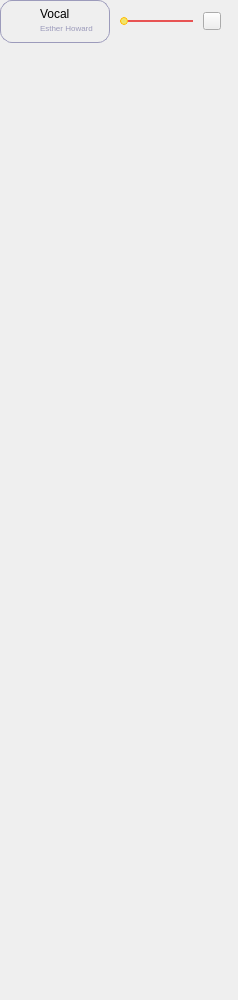
               <widget class="QWidget" name="scrollAreaWidgetContents_2">
                <property name="geometry">
                 <rect>
                  <x>0</x>
                  <y>0</y>
                  <width>238</width>
                  <height>1000</height>
                 </rect>
                </property>
                <property name="minimumSize">
                 <size>
                  <width>0</width>
                  <height>1000</height>
                 </size>
                </property>
                <property name="styleSheet">
                 <string notr="true">QFrame {
	border: 1px solid #9C9BBB;
	border-radius: 12
}

QLabel {
	border: none
}

QSlider::groove:horizontal {
    height: 2px; /* the groove expands to the size of the slider by default. by giving it a height, it has a fixed size */
    background: #E85353;
    margin: 2px 0;
}

QSlider::handle:horizontal {
    background: qradialgradient(spread:pad, cx:0.5, cy:0.5, radius:0.194, fx:0.5, fy:0.5, stop:0 rgba(232, 83, 83, 255), stop:0.479904 rgba(232, 83, 83, 255), stop:0.522685 rgba(241, 230, 106, 255), stop:1 rgba(241, 230, 106, 255));
    border: 1px solid #FFBE0F;
    width: 6px;
    margin: -3px 0; /* handle is placed by default on the contents rect of the groove. Expand outside the groove */
    border-radius: 4px;
}

#mixMix {
	border: none
}</string>
                </property>
                <widget class="QFrame" name="mixMix">
                 <property name="geometry">
                  <rect>
                   <x>0</x>
                   <y>0</y>
                   <width>252</width>
                   <height>159</height>
                  </rect>
                 </property>
                 <property name="frameShape">
                  <enum>QFrame::StyledPanel</enum>
                 </property>
                 <property name="frameShadow">
                  <enum>QFrame::Raised</enum>
                 </property>
                 <widget class="QWidget" name="layoutWidget_7">
                  <property name="geometry">
                   <rect>
                    <x>0</x>
                    <y>0</y>
                    <width>221</width>
                    <height>43</height>
                   </rect>
                  </property>
                  <layout class="QHBoxLayout" name="horizontalLayout_12">
                   <property name="spacing">
                    <number>10</number>
                   </property>
                   <item>
                    <widget class="QFrame" name="frame_51">
                     <property name="minimumSize">
                      <size>
                       <width>110</width>
                       <height>41</height>
                      </size>
                     </property>
                     <property name="styleSheet">
                      <string notr="true"/>
                     </property>
                     <property name="frameShape">
                      <enum>QFrame::StyledPanel</enum>
                     </property>
                     <property name="frameShadow">
                      <enum>QFrame::Raised</enum>
                     </property>
                     <widget class="QLabel" name="label_105">
                      <property name="geometry">
                       <rect>
                        <x>5</x>
                        <y>0</y>
                        <width>47</width>
                        <height>41</height>
                       </rect>
                      </property>
                      <property name="text">
                       <string/>
                      </property>
                      <property name="pixmap">
                       <pixmap resource="icons.qrc">:/images/images/music.png</pixmap>
                      </property>
                     </widget>
                     <widget class="QLabel" name="nameSongEleMix">
                      <property name="geometry">
                       <rect>
                        <x>40</x>
                        <y>7</y>
                        <width>47</width>
                        <height>14</height>
                       </rect>
                      </property>
                      <property name="text">
                       <string>Vocal</string>
                      </property>
                     </widget>
                     <widget class="QLabel" name="authorSongEleMix">
                      <property name="geometry">
                       <rect>
                        <x>40</x>
                        <y>20</y>
                        <width>71</width>
                        <height>16</height>
                       </rect>
                      </property>
                      <property name="font">
                       <font>
                        <pointsize>6</pointsize>
                       </font>
                      </property>
                      <property name="styleSheet">
                       <string notr="true">color: #9c9bbb</string>
                      </property>
                      <property name="text">
                       <string>Esther Howard</string>
                      </property>
                     </widget>
                    </widget>
                   </item>
                   <item>
                    <widget class="QSlider" name="sliderEleMix">
                     <property name="enabled">
                      <bool>true</bool>
                     </property>
                     <property name="minimumSize">
                      <size>
                       <width>0</width>
                       <height>0</height>
                      </size>
                     </property>
                     <property name="maximumSize">
                      <size>
                       <width>16777215</width>
                       <height>16777215</height>
                      </size>
                     </property>
                     <property name="tracking">
                      <bool>true</bool>
                     </property>
                     <property name="orientation">
                      <enum>Qt::Horizontal</enum>
                     </property>
                    </widget>
                   </item>
                   <item>
                    <widget class="QPushButton" name="removeEleBtn">
                     <property name="minimumSize">
                      <size>
                       <width>18</width>
                       <height>18</height>
                      </size>
                     </property>
                     <property name="maximumSize">
                      <size>
                       <width>18</width>
                       <height>18</height>
                      </size>
                     </property>
                     <property name="styleSheet">
                      <string notr="true"/>
                     </property>
                     <property name="text">
                      <string/>
                     </property>
                     <property name="icon">
                      <iconset resource="icons.qrc">
                       <normaloff>:/icons/icons/minus.svg</normaloff>:/icons/icons/minus.svg</iconset>
                     </property>
                     <property name="iconSize">
                      <size>
                       <width>12</width>
                       <height>12</height>
                      </size>
                     </property>
                    </widget>
                   </item>
                  </layout>
                 </widget>
                </widget>
               </widget>
